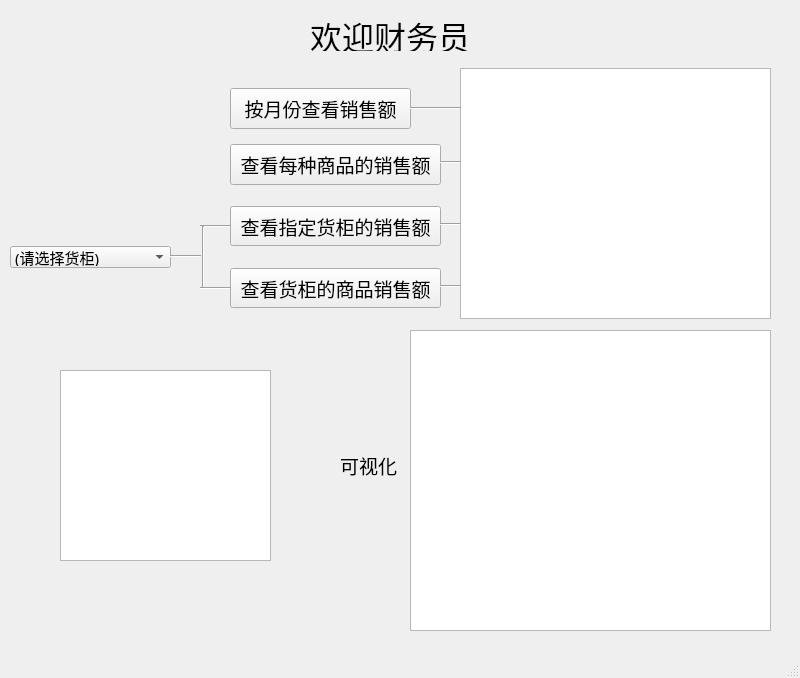
<?xml version="1.0" encoding="UTF-8"?>
<ui version="4.0">
 <class>finance_ui_window</class>
 <widget class="QMainWindow" name="finance_ui_window">
  <property name="geometry">
   <rect>
    <x>0</x>
    <y>0</y>
    <width>800</width>
    <height>678</height>
   </rect>
  </property>
  <property name="windowTitle">
   <string>财务员子界面</string>
  </property>
  <widget class="QWidget" name="centralwidget">
   <widget class="QLabel" name="label">
    <property name="geometry">
     <rect>
      <x>310</x>
      <y>20</y>
      <width>161</width>
      <height>31</height>
     </rect>
    </property>
    <property name="font">
     <font>
      <family>新蒂下午茶体</family>
      <pointsize>24</pointsize>
     </font>
    </property>
    <property name="text">
     <string>欢迎财务员</string>
    </property>
   </widget>
   <widget class="QPushButton" name="seeContainerMonthSales">
    <property name="geometry">
     <rect>
      <x>230</x>
      <y>88</y>
      <width>181</width>
      <height>41</height>
     </rect>
    </property>
    <property name="font">
     <font>
      <family>楷体</family>
      <pointsize>14</pointsize>
     </font>
    </property>
    <property name="text">
     <string>按月份查看销售额</string>
    </property>
   </widget>
   <widget class="QPushButton" name="seeContainerSales">
    <property name="geometry">
     <rect>
      <x>230</x>
      <y>206</y>
      <width>211</width>
      <height>40</height>
     </rect>
    </property>
    <property name="font">
     <font>
      <family>楷体</family>
      <pointsize>14</pointsize>
     </font>
    </property>
    <property name="text">
     <string>查看指定货柜的销售额</string>
    </property>
   </widget>
   <widget class="QPushButton" name="seeGoodSales">
    <property name="geometry">
     <rect>
      <x>230</x>
      <y>144</y>
      <width>211</width>
      <height>41</height>
     </rect>
    </property>
    <property name="font">
     <font>
      <family>楷体</family>
      <pointsize>14</pointsize>
     </font>
    </property>
    <property name="text">
     <string>查看每种商品的销售额</string>
    </property>
   </widget>
   <widget class="QComboBox" name="comboBox">
    <property name="geometry">
     <rect>
      <x>10</x>
      <y>246</y>
      <width>161</width>
      <height>22</height>
     </rect>
    </property>
    <property name="font">
     <font>
      <family>楷体</family>
      <pointsize>11</pointsize>
     </font>
    </property>
    <item>
     <property name="text">
      <string>(请选择货柜)</string>
     </property>
    </item>
   </widget>
   <widget class="QTableWidget" name="tableWidget">
    <property name="geometry">
     <rect>
      <x>460</x>
      <y>68</y>
      <width>311</width>
      <height>251</height>
     </rect>
    </property>
   </widget>
   <widget class="Line" name="line">
    <property name="geometry">
     <rect>
      <x>410</x>
      <y>98</y>
      <width>51</width>
      <height>20</height>
     </rect>
    </property>
    <property name="sizeIncrement">
     <size>
      <width>0</width>
      <height>0</height>
     </size>
    </property>
    <property name="baseSize">
     <size>
      <width>0</width>
      <height>0</height>
     </size>
    </property>
    <property name="orientation">
     <enum>Qt::Horizontal</enum>
    </property>
   </widget>
   <widget class="Line" name="line_2">
    <property name="geometry">
     <rect>
      <x>440</x>
      <y>154</y>
      <width>21</width>
      <height>16</height>
     </rect>
    </property>
    <property name="sizeIncrement">
     <size>
      <width>0</width>
      <height>0</height>
     </size>
    </property>
    <property name="baseSize">
     <size>
      <width>0</width>
      <height>0</height>
     </size>
    </property>
    <property name="orientation">
     <enum>Qt::Horizontal</enum>
    </property>
   </widget>
   <widget class="Line" name="line_3">
    <property name="geometry">
     <rect>
      <x>440</x>
      <y>216</y>
      <width>21</width>
      <height>16</height>
     </rect>
    </property>
    <property name="sizeIncrement">
     <size>
      <width>0</width>
      <height>0</height>
     </size>
    </property>
    <property name="baseSize">
     <size>
      <width>0</width>
      <height>0</height>
     </size>
    </property>
    <property name="orientation">
     <enum>Qt::Horizontal</enum>
    </property>
   </widget>
   <widget class="QPushButton" name="seeContainerGoodSales">
    <property name="geometry">
     <rect>
      <x>230</x>
      <y>268</y>
      <width>211</width>
      <height>40</height>
     </rect>
    </property>
    <property name="font">
     <font>
      <family>楷体</family>
      <pointsize>14</pointsize>
     </font>
    </property>
    <property name="text">
     <string>查看货柜的商品销售额</string>
    </property>
   </widget>
   <widget class="Line" name="line_4">
    <property name="geometry">
     <rect>
      <x>440</x>
      <y>278</y>
      <width>21</width>
      <height>16</height>
     </rect>
    </property>
    <property name="sizeIncrement">
     <size>
      <width>0</width>
      <height>0</height>
     </size>
    </property>
    <property name="baseSize">
     <size>
      <width>0</width>
      <height>0</height>
     </size>
    </property>
    <property name="orientation">
     <enum>Qt::Horizontal</enum>
    </property>
   </widget>
   <widget class="Line" name="line_5">
    <property name="geometry">
     <rect>
      <x>200</x>
      <y>216</y>
      <width>31</width>
      <height>20</height>
     </rect>
    </property>
    <property name="sizeIncrement">
     <size>
      <width>0</width>
      <height>0</height>
     </size>
    </property>
    <property name="baseSize">
     <size>
      <width>0</width>
      <height>0</height>
     </size>
    </property>
    <property name="orientation">
     <enum>Qt::Horizontal</enum>
    </property>
   </widget>
   <widget class="Line" name="line_6">
    <property name="geometry">
     <rect>
      <x>183</x>
      <y>226</y>
      <width>40</width>
      <height>61</height>
     </rect>
    </property>
    <property name="orientation">
     <enum>Qt::Vertical</enum>
    </property>
   </widget>
   <widget class="Line" name="line_7">
    <property name="geometry">
     <rect>
      <x>200</x>
      <y>278</y>
      <width>31</width>
      <height>20</height>
     </rect>
    </property>
    <property name="sizeIncrement">
     <size>
      <width>0</width>
      <height>0</height>
     </size>
    </property>
    <property name="baseSize">
     <size>
      <width>0</width>
      <height>0</height>
     </size>
    </property>
    <property name="orientation">
     <enum>Qt::Horizontal</enum>
    </property>
   </widget>
   <widget class="Line" name="line_8">
    <property name="geometry">
     <rect>
      <x>170</x>
      <y>246</y>
      <width>31</width>
      <height>20</height>
     </rect>
    </property>
    <property name="sizeIncrement">
     <size>
      <width>0</width>
      <height>0</height>
     </size>
    </property>
    <property name="baseSize">
     <size>
      <width>0</width>
      <height>0</height>
     </size>
    </property>
    <property name="orientation">
     <enum>Qt::Horizontal</enum>
    </property>
   </widget>
   <widget class="QGraphicsView" name="graphicsView">
    <property name="geometry">
     <rect>
      <x>410</x>
      <y>330</y>
      <width>361</width>
      <height>301</height>
     </rect>
    </property>
   </widget>
   <widget class="QLabel" name="label_2">
    <property name="geometry">
     <rect>
      <x>340</x>
      <y>450</y>
      <width>61</width>
      <height>31</height>
     </rect>
    </property>
    <property name="font">
     <font>
      <family>新蒂下午茶体</family>
      <pointsize>14</pointsize>
     </font>
    </property>
    <property name="text">
     <string>可视化</string>
    </property>
   </widget>
   <widget class="QGraphicsView" name="graphicsView_2">
    <property name="geometry">
     <rect>
      <x>60</x>
      <y>370</y>
      <width>211</width>
      <height>191</height>
     </rect>
    </property>
   </widget>
  </widget>
  <widget class="QMenuBar" name="menubar">
   <property name="geometry">
    <rect>
     <x>0</x>
     <y>0</y>
     <width>800</width>
     <height>21</height>
    </rect>
   </property>
  </widget>
  <widget class="QStatusBar" name="statusbar"/>
 </widget>
 <resources/>
 <connections/>
</ui>
